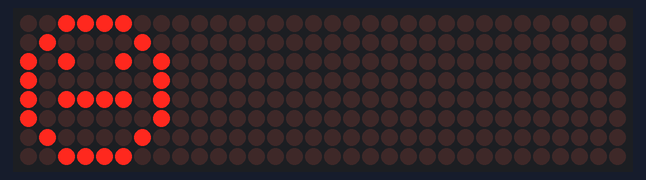
A sketch run on a simulated Arduino Uno, built with avr-gcc and run on an emulated ATmega328P. Parts: 32×8 LED matrix.

Above: at 0.4 s.
At 0.8 s:
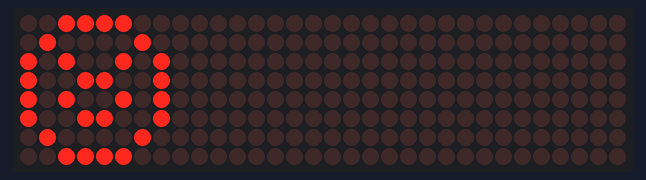

Measured:
- what the display in image 1 shows lasts 0.4 s, from 0.6 s to 1.0 s

The sketch:

CustomChar-Anim_Demo.ino
```cpp
/*
https://majicdesigns.github.io/MD_Parola/_m_d___parola_8h.html#acf3b849a996dbbe48ca173d2b0b82eda Parola documentation

https://pjrp.github.io/MDParolaFontEditor Sprite creator

https://how2electronics.com/8x32-max7219-dot-matrix-led-display-with-arduino/#Source_CodeProgram_for_TextNumber_Printing

Pins
CS = 10
CLK = 13
DIN = 11

*/
#include <MD_Parola.h>
#include <MD_MAX72xx.h>
#include <SPI.h>


#define HARDWARE_TYPE MD_MAX72XX::FC16_HW
//#define HARDWARE_TYPE MD_MAX72XX::GENERIC_HW

#define MAX_DEVICES 4
#define CS_PIN 10

MD_Parola myDisplay = MD_Parola(HARDWARE_TYPE, CS_PIN, MAX_DEVICES);

const uint8_t Smile[] = {8, 60, 66, 149, 145, 145, 149, 66, 60 };// Smile
const uint8_t Smile_open[] = { 8, 60, 66, 149, 169, 169, 149, 66, 60 };// Smile open mouth

typedef struct
{
  uint8_t spacing;  // character spacing
  const char *msg;  // message to display
} msgDef_t;

msgDef_t Animation[] =
 {
  {1, "$"},
  {0, "="}
};

#define MAX_STRINGS  (sizeof(Animation)/sizeof(Animation[0]))

void setup() {

  myDisplay.begin();
  myDisplay.addChar('$', Smile);
  myDisplay.addChar('=', Smile_open);


  myDisplay.setIntensity(4);
  //myDisplay.displayClear();

  myDisplay.setCharSpacing(Animation[0].spacing);
  //myDisplay.displayScroll("$", PA_CENTER, PA_SCROLL_LEFT, 200);
  //myDisplay.displayScroll("$", PA_LEFT, PA_PRINT, 200);
  //myDisplay.displayText("$", PA_LEFT, 200, 200, PA_PRINT);
  //myDisplay.displayText("=", PA_LEFT, 200, 200, PA_PRINT);
  myDisplay.displayText(Animation[0].msg, PA_LEFT, 200, 200, PA_PRINT);
}

void loop() {
  static uint8_t	n = 1;

  if (myDisplay.displayAnimate()) {
    myDisplay.setTextBuffer(Animation[n].msg);
    myDisplay.setCharSpacing(Animation[n].spacing);
    myDisplay.displayReset();
    n = (n + 1) % MAX_STRINGS;
  };
}
```
